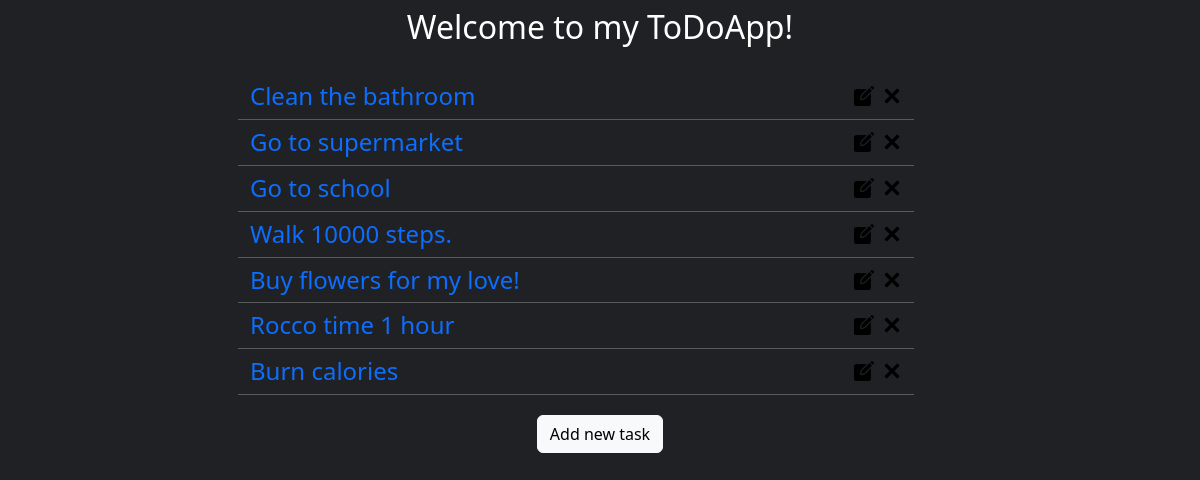
The page /tasks on the database its author committed.
### toDoIt/models.py (models this page shows, shortened)
class Task(models.Model):
    title = models.CharField(max_length=100)
    description = models.TextField(max_length=500)
    active = models.BooleanField(default=True)
    class Meta:
        verbose_name = ("Task")
        verbose_name_plural = ("Tasks")

### toDoIt/views.py (the view)
# urls.py: path('tasks', views.index, name='tasks'),
def index(request):
    tasks = Task.objects.all()
    return render(request, "toDoIt/index.html", {'tasks':tasks})

### toDoIt/templates/toDoIt/index.html
{% extends 'base.html' %}
{% load static %}
{% block css %}
<link rel="stylesheet" href="{% static 'toDoIt/index.css' %}">
{% endblock css %}
{% block content %}
<div class="row mt-2">
    <div class="d-flex justify-content-center">
        <h2>Welcome to my ToDoApp!</h2>
    </div>
    <div class="row mt-4">
        <div class="d-flex justify-content-center">
            <div class="row row-width m-0">
                {% for task in tasks %}
                <div class="row">
                    <div class="col">
                            <a href="{% url 'task-detail' task.pk %}"><h4 class="py-1 m-0">{{task.title}}</h4></a>
                    </div>
                    <div class="col">
                        <div class="d-flex justify-content-end">
                            <a href="{% url 'task-update' task.pk %}"><img src="static/edit.png" alt="Edit icon" class="mt-2 me-2 icon"></a>
                            <a href="{% url 'task-delete' task.pk %}"><img src="static/close.svg" alt="Close icon" class="mt-2 icon"></a>
                        </div>
                    </div>
                    <hr class="my-1">
                </div>
                {% endfor %}
            </div>
        </div>
    </div>
</div>
<div class="d-flex justify-content-center mt-3">
    <a class="btn btn-light" href="{% url 'task-create' %}">Add new task</a>
</div>
{% endblock content %}

### static/styles.css (style rules this page uses)
* { color: white; font-weight: 400; }

### toDoIt/static/toDoIt/index.css (style rules this page uses)
.row-width { width: 700px; }
img { width: 20px; height: 20px; }
a:-webkit-any-link { text-decoration: none; }

### rows shown on the page
Task: title "Clean the bathroom"
Task: title "Go to supermarket"
Task: title "Go to school"
Task: title "Walk 10000 steps."
Task: title "Buy flowers for my love!"
Task: title "Rocco time 1 hour"
Task: title "Burn calories"
